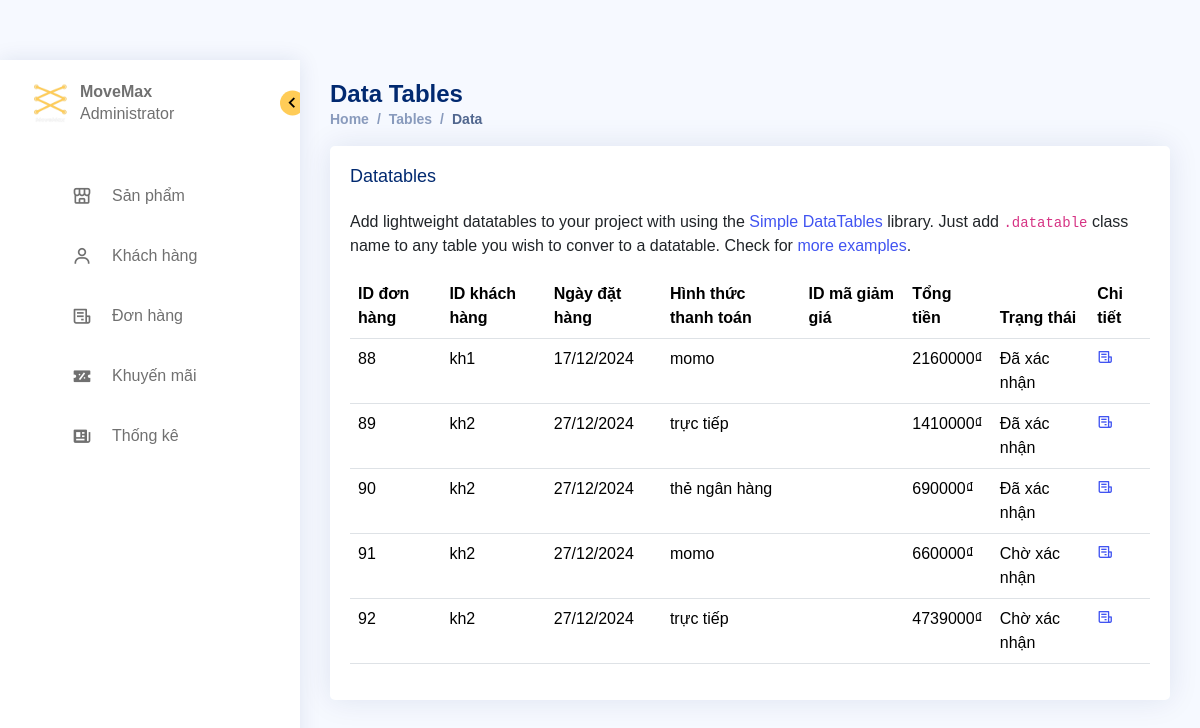
Page /admin_pages1/page/orders/orders_management.php on the committed database.
### tables this page shows
CREATE TABLE `thanhtoan` (
  `thanhtoanid` int(11) NOT NULL,
  `khachhangid` varchar(20) NOT NULL,
  `ngayorder` date NOT NULL DEFAULT current_timestamp(),
  `magiamgiaid` varchar(20) NOT NULL,
  `tongtien` int(20) NOT NULL,
  `hinhthucthanhtoan` varchar(255) NOT NULL,
  `tienhang` int(11) NOT NULL,
  `phiship` int(11) NOT NULL,
  `trangthai` varchar(200) NOT NULL
);

### admin_pages1/menu/order_section.php (the view, shortened to what this page needs)
<?php
$mysqli = new mysqli("localhost", "root", "", "dbdoan");
?>
<!DOCTYPE html>
<html lang="en">
<head>
  <link href="assets/vendor/bootstrap/css/bootstrap.min.css" rel="stylesheet">
  <link href="assets/vendor/bootstrap-icons/bootstrap-icons.css" rel="stylesheet">
  <link href="assets/vendor/simple-datatables/style.css" rel="stylesheet">
  <link href="assets/css/style.css" rel="stylesheet">
</head>
<body>
  <main id="main" class="main">
    <?php
    $sql_lietke_danhmuc_dh = "SELECT thanhtoanid,khachhangid,DATE_FORMAT(ngayorder, '%d/%m/%Y') AS ngayorder,hinhthucthanhtoan,magiamgiaid,tongtien,trangthai
                        FROM thanhtoan tt";
    $query_lietke_danhmuc_dh = $mysqli->query($sql_lietke_danhmuc_dh);
    ?>
    <div class="pagetitle">
      <h1>Data Tables</h1>
      <nav>
        <ol class="breadcrumb">
          <li class="breadcrumb-item"><a href="index.html">Home</a></li>
          <li class="breadcrumb-item">Tables</li>
          <li class="breadcrumb-item active">Data</li>
        </ol>
      </nav>
    </div>
    <section class="section">
      <div class="row">
        <div class="col-lg-12">
          <div class="card">
            <div class="card-body">
              <h5 class="card-title">Datatables</h5>
              <p>Add lightweight datatables to your project with using the <a href="https://github.com/fiduswriter/Simple-DataTables" target="_blank">Simple DataTables</a> library. Just add <code>.datatable</code> class name to any table you wish to conver to a datatable. Check for <a href="https://fiduswriter.github.io/simple-datatables/demos/" target="_blank">more examples</a>.</p>
              <table class="table datatable">
              <thead>
                    <th>ID đơn hàng</th>
                    <th>ID khách hàng</th>
                    <th>Ngày đặt hàng</th>
                    <th>Hình thức thanh toán</th>
                    <th>ID mã giảm giá</th>
                    <th>Tổng tiền</th>
                    <th>Trạng thái</th>
                    <th>Chi tiết</th>
                </thead>
                <?php
                while ($row = mysqli_fetch_array($query_lietke_danhmuc_dh)) {
                    $trangthai = $row['trangthai'];
                    $trangthaiStyle = 'background-color: white';
                    if ($trangthai == "Đã xác nhận") {
                        $trangthaiStyle = "background-color: white";
                    } else if ($trangthai == "Chờ xác nhận") {
                        $trangthaiStyle = "background-color: #CCEABB";
                    }
                ?>
                    <tbody id="myTable">
                        <tr style="<?php echo $trangthaiStyle; ?>">
                            <td id="id_order_list_idorder" name="id_order_list_idorder"> <?php echo $row['thanhtoanid']; ?> </td>
                            <td id="id_order_list_idcustomer" name="id_order_list_idcustomer"> <?php echo $row['khachhangid']; ?> </td>
                            <td id="id_order_list_orderdate" name="id_order_list_orderdate"> <?php echo $row['ngayorder']; ?> </td>
                            <td id="id_order_list_purchasetype" name="id_order_list_purchasetype"> <?php echo $row['hinhthucthanhtoan']; ?> </td>
                            <td id="id_order_list_idpromotion" name="id_order_list_idpromotion"> <?php echo $row['magiamgiaid']; ?> </td>
                            <td id="id_order_list_tongtien" name="id_order_list_tongtien"> <?php echo $row['tongtien']; ?>₫</td>
                            <td id="id_order_list_trangthai" name="id_order_list_trangthai"> <?php echo $row['trangthai']; ?></td>
                            <td><a href="order_detail.php?thanhtoanid=<?php echo $row['thanhtoanid']; ?>"><i class='bx bx-receipt'></i></a></td>
                        </tr>
                    <?php
                }
                    ?>
                    </tbody>
              </table>
            </div>
          </div>
        </div>
      </div>
    </section>
  </main>
</body>
</html>

### admin_pages1/page/orders/orders_management.php (shortened to what this page needs)
<!DOCTYPE html>
<html lang="en">
<head>
    <link rel="stylesheet" href="../dashboard/admin_dashboard.css">
    <link href='https://unpkg.com/boxicons@2.1.4/css/boxicons.min.css' rel='stylesheet'>
</head>
<body>
    <?php
    include('../../navigation/menu_navigation.php');
    include('../../menu/order_section.php');
    ?>
</body>
</html>

### admin_pages1/navigation/menu_navigation.php (shortened to what this page needs)
<nav class="sidebar sidebar-hnm ">
        <header>
            <div class="image-text image-text-hnm">
                <span class="image image-hnm">
                    <a href="../products/products_management.php">
                    <img src="../../navigation/Logo1.png" alt="logo">
                    </a>
                </span>
                <div class="text header-text header-text-hnm">
                    <span class="name name-hnm">MoveMax</span>
                    <span class="profession profession-hnm">Administrator</span>
                </div>
            </div>
            <i class='bx bx-chevron-right toggle-hnm'></i>
        </header>
        <div class="menu-bar menu-bar-hnm">
            <div class="menu menu-hnm">
                <ul class="menu-links menu-links-hnm">
                    <li class="nav-link nav-link-hnm">
                        <a href="../products/products_management.php">
                            <i class='bx bx-store-alt icon'></i>
                            <span class="text nav-text nav-text-hnm">Sản phẩm</span>
                        </a>
                    </li>
                    <li class="nav-link nav-link-hnm">
                        <a href="../customers/customers_management.php">
                            <i class='bx bx-user icon'></i>
                            <span class="text nav-text nav-text-hnm">Khách hàng</span>
                        </a>
                    </li>
                    <li class="nav-link nav-link-hnm">
                        <a href="../orders/orders_management.php">
                            <i class='bx bx-receipt icon'></i>
                            <span class="text nav-text nav-text-hnm">Đơn hàng</span>
                        </a>
                    </li>
                    <li class="nav-link nav-link-hnm">
                        <a href="../promotions/promotions_management.php">
                            <i class='bx bxs-discount icon'></i>
                            <span class="text nav-text nav-text-hnm">Khuyến mãi</span>
                        </a>
                    </li>
                    <li class="nav-link nav-link-hnm">
                        <a href="../blogs/blogs_management.php">
                            <i class='bx bxs-news icon'></i>
                            <span class="text nav-text nav-text-hnm">Thống kê</span>
                        </a>
                    </li>
                </ul>
            </div>
        </div>
    </nav>

### admin_pages1/page/dashboard/admin_dashboard.css (style rules this page uses)
* { font-family: Arial, Helvetica, sans-serif; margin: 0; padding: 0; box-sizing: border-box; }
:root { --body-color: #f1f1f1; --sidebar-color: #fff; --primary-color: #ff5f17; --primary-color-light: #f6f5ff; --toggle-color: #ddd; --text-color: #707070; --tran-02: all 0.2s ease; --tran-03: all 0.3s ease; --tran-04: all 0.4s ease; --tran-05: all 0.5s ease; }
body { height: 100vh; background: var(--body-color); transition: var(--tran-05); }
.sidebar-hnm .header-text-hnm { font-size: 16px; font-weight: 500; color: var(--text-color); }
.sidebar-hnm .image-hnm { min-width: 60px; display: flex; align-items: center; justify-content: center; }
.sidebar-hnm { position: fixed; top: 0; left: 0; height: 100%; width: 250px; padding: 10px 14px; background: var(--sidebar-color); transition: var(--tran-05); z-index: 100; }
.sidebar-hnm li { height: 50px; margin-top: 10px; list-style: none; display: flex; align-items: center; }
.sidebar-hnm li .icon { display: flex; align-items: center; justify-content: center; min-width: 60px; font-size: 20px; }
.sidebar-hnm li .icon, .sidebar-hnm li .nav-text-hnm { color: var(--text-color); transition: var(--tran-02); }
.sidebar-hnm header { position: relative; }
.sidebar-hnm .image-text-hnm img { width: 40px; border-radius: 6px; }
.sidebar-hnm header .image-text-hnm { display: flex; align-items: center; }
header .image-text-hnm .header-text-hnm { display: flex; flex-direction: column; }
.header-text-hnm .name-hnm { font-weight: 600; }
.header-text .profession-hnm { margin-top: -2px; }
.sidebar-hnm header .toggle-hnm { position: absolute; top: 50%; right: -25px; transform: translateY(-50%) rotate(180deg); height: 25px; width: 25px; background: #FFCC57; display: flex; align-items: center; justify-content: center; color: black; border-radius: 50%; font-size: 22px; transition: var(--tran-03); }
.sidebar-hnm .menu-hnm { margin-top: 35px; }
.sidebar-hnm li a { height: 100%; width: 100%; display: flex; align-items: center; text-decoration: none; border-radius: 6px; transition: var(--tran-04); }
.sidebar-hnm .menu-bar-hnm { height: calc(100% - 50px); display: flex; flex-direction: column; justify-content: space-between; }

### admin_pages1/assets/css/style.css (style rules this page uses)
:root { scroll-behavior: smooth; }
body { font-family: "Open Sans", sans-serif; background: #f6f9ff; color: #444444; }
a { color: #4154f1; text-decoration: none; }
h1, h2, h3, h4, h5, h6 { font-family: "Nunito", sans-serif; }
#main { margin-top: 60px; padding: 20px 30px; transition: all 0.3s; }
.pagetitle { margin-bottom: 10px; }
.pagetitle h1 { font-size: 24px; margin-bottom: 0; font-weight: 600; color: #012970; }
.card { margin-bottom: 30px; border: none; border-radius: 5px; box-shadow: 0px 0 30px rgba(1, 41, 112, 0.1); }
.card-title { padding: 20px 0 15px 0; font-size: 18px; font-weight: 500; color: #012970; font-family: "Poppins", sans-serif; }
.card-body { padding: 0 20px 20px 20px; }
.breadcrumb { font-size: 14px; font-family: "Nunito", sans-serif; color: #899bbd; font-weight: 600; }
.breadcrumb a { color: #899bbd; transition: 0.3s; }
.breadcrumb .breadcrumb-item::before { color: #899bbd; }
.breadcrumb .active { color: #51678f; font-weight: 600; }
.sidebar { position: fixed; top: 60px; left: 0; bottom: 0; width: 300px; z-index: 996; transition: all 0.3s; padding: 20px; overflow-y: auto; scrollbar-width: thin; scrollbar-color: #aab7cf transparent; box-shadow: 0px 0px 20px rgba(1, 41, 112, 0.1); background-color: #fff; }
@media (min-width: 1200px) { #main, #footer { margin-left: 300px; } }

### rows in the picture
thanhtoan: thanhtoanid "88", khachhangid "kh1", ngayorder "17/12/2024", hinhthucthanhtoan "momo", tongtien "2160000", trangthai "Đã xác nhận"
thanhtoan: thanhtoanid "89", khachhangid "kh2", ngayorder "27/12/2024", hinhthucthanhtoan "trực tiếp", tongtien "1410000", trangthai "Đã xác nhận"
thanhtoan: thanhtoanid "90", khachhangid "kh2", ngayorder "27/12/2024", hinhthucthanhtoan "thẻ ngân hàng", tongtien "690000", trangthai "Đã xác nhận"
thanhtoan: thanhtoanid "91", khachhangid "kh2", ngayorder "27/12/2024", hinhthucthanhtoan "momo", tongtien "660000", trangthai "Chờ xác nhận"
thanhtoan: thanhtoanid "92", khachhangid "kh2", ngayorder "27/12/2024", hinhthucthanhtoan "trực tiếp", tongtien "4739000", trangthai "Chờ xác nhận"
